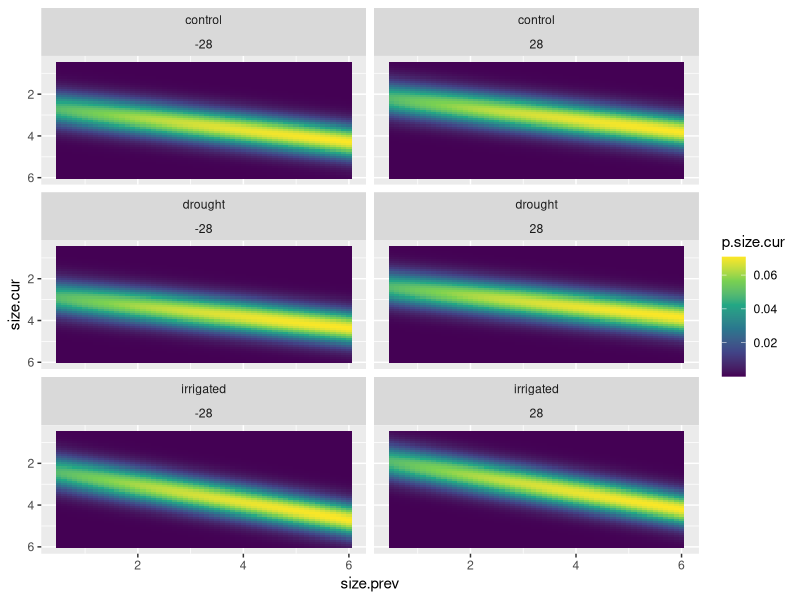
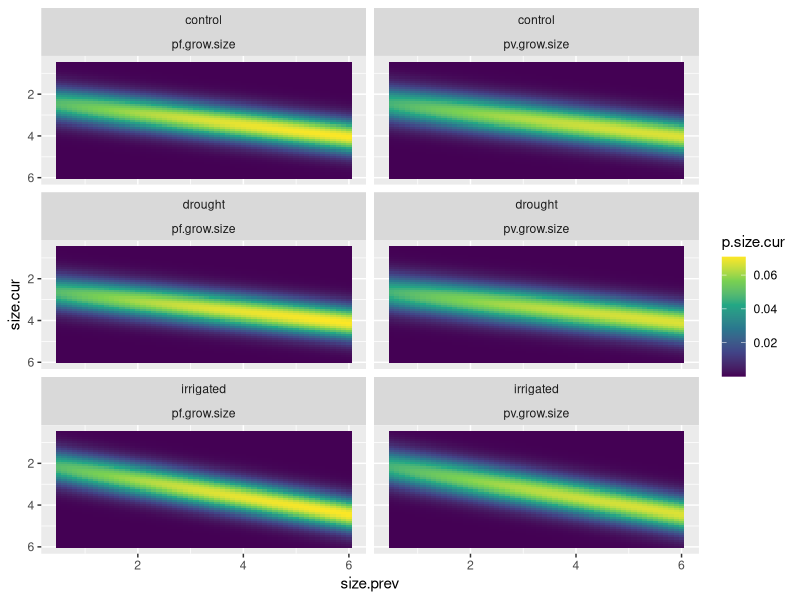

Generate these figures, in order, with R: (Note: this script raises an error after producing the figures.)
# Script for re-running reproductive vital rate models and performing model
# selection and exporting a deterministic, survival e kernel for
# IPM analysis.
# Reads in processed demo/seed (including phenology) data, 2016-2024
# Reads in processed demo/seed (including phenology) data, 2016-2024
# based on the script `deterministic_growthsurv_kernel.R` which does not have
# phenology.
# (sn init jan 2025)
# --- Setup ---------------------------------------------------------

library(ggplot2)
library(dplyr)
library(tidyr)
library(glmmTMB)

rm(list = ls())

# Read in demo data and merge with treatment info
all.data = merge(
  x = read.csv('01_data_cleaning/out/demo_phen_seed_2016-2024_final.csv'),
  y = read.csv('00_raw_data/plot_treatments.csv'),
  by.x = 'Plot', by.y = 'plot'
)

nrow(all.data)
head(all.data)

# Read in phenology means
phen.treatment.means = read.csv('03_construct_kernels/phen_treatment_means.csv')
# Mean that will be used for centering
phen.ctrl.mean = phen.treatment.means$mean.phen[phen.treatment.means$trt %in% 'control']

# We're interested only in plants that are in demo for this analysis
all.demo = all.data %>% 
  filter(in.demo) %>%
  distinct(plantid, Year, .keep_all = TRUE)

nrow(all.demo)

# Get survival dataset

# Survival dataset:
# (Two versions: a size-dependent one and a size-independent one
# almost surely we will use the size-dependent one for analysis)

demo.surv = merge(
  # Demo in time step t+1
  x = all.demo %>% 
    mutate(prev.year = Year - 1) %>%
    rename(surv.year = Year) %>%
    select(Plot, plantid, surv.year, prev.year, No.leaves, Leaf.length, surv, trt),
  # Demo in time step t
  y = all.demo %>%
    # we are *only* interested in plants alive in time step t
    filter(surv) %>%
    # Select relevant columns
    select(Plot, plantid, Year, No.leaves, Leaf.length, trt),
  by.x = c('Plot', 'plantid', 'prev.year', 'trt'),
  by.y = c('Plot', 'plantid', 'Year', 'trt'),
  suffixes = c('', '.pre'),
  all.x = FALSE, all.y = FALSE
) %>%
  # Change years to factors
  mutate(across(contains('year'), as.factor))

head(demo.surv)
# should be less than 1
table(demo.surv$surv, useNA = 'always')
# good

# Want to get a column where we can estimate sizes
demo.surv.sizes = demo.surv %>% 
  filter(
    !is.na(Leaf.length.pre) & !is.na(No.leaves.pre) &
      Leaf.length.pre > 0 & No.leaves.pre > 0
  ) %>%
  # Get rid of 2016 records because the sizes are not reliable
  filter(!(prev.year %in% 2016)) %>%
  # Add size columns
  mutate(size.prev = log(No.leaves.pre * Leaf.length.pre))

nrow(demo.surv.sizes)
table(demo.surv.sizes$surv, useNA = 'always')

# Subset for growth estimation
demo.grow = demo.surv.sizes %>% 
  filter(surv, !is.na(Leaf.length) & !is.na(No.leaves) & Leaf.length > 0 & No.leaves > 0) %>%
  mutate(size.cur = log(Leaf.length * No.leaves))

# Finally: subset surv dataset to not include 2023-2024 surv
demo.surv.sizes = demo.surv.sizes %>% filter(!(surv.year %in% 2024))

# Get phenology dataset
# this is for merging in with growth dataset, so relevant measure is by plant (not by umbel)
phen.by.plant.for.growth = all.data %>%
  # Give me plants that are in phenology
  filter(in.phen) %>%
  # Extract the bud dates on file
  separate_wider_delim(phen.julis, names = paste0('uu', 1:12), delim = ';', too_few = 'align_start') %>%
  pivot_longer(starts_with('uu'), names_to = 'umbel.number', values_to = 'phen.julian') %>%
  filter(!is.na(phen.julian)) %>%
  # convert to julian date
  mutate(phen.julian = as.numeric(gsub('\\s', '', phen.julian))) %>%
  # give me the mean bud date for each plant
  group_by(plantid, Year) %>%
  summarise(phen.mean = mean(phen.julian)) %>%
  ungroup() %>%
  # Change year to factor
  mutate(Year = as.factor(Year))

demo.grow = merge(
  demo.grow, phen.by.plant.for.growth, 
  by.x = c('prev.year', 'plantid'), by.y = c('Year', 'plantid'),
  all.x = TRUE, all.y = FALSE
) %>%
  # Center mean around control
  mutate(phen.c = phen.mean - phen.ctrl.mean)


# ------------------------------------------------
# Construct kernels

# --- Refit final models

# Survival model
s_s = glmmTMB(
  formula = surv ~ size.prev + (1 | Plot),
  family = 'binomial',
  data = demo.surv.sizes
)

# Growth model
g_st.ty = glmmTMB(
  size.cur ~ size.prev + size.prev * trt + (1 | prev.year) + (1 | prev.year:trt) + (1 | Plot / plantid),
  data = demo.grow
)

# Growth-phen model
g_phen = glmmTMB(
  size.cur ~ size.prev * prev.year + trt * prev.year + phen.c + (1 | Plot / plantid),
  data = demo.grow %>% filter(!is.na(phen.c))
)


# --- Extract parameters needed

# Residual variance in growth models
gv.sd = summary(g_st.ty)$sigma
gf.sd = summary(g_phen)$sigma

# Phenology effect per day
phen.effect = g_phen$fit$par[7]

# --- Construct and work with data frame

# Get a scaffold
grow.surv.kernel = expand.grid(
  size.prev = (5:60)/10,
  size.cur = (5:60)/10,
  trt = c('control', 'drought', 'irrigated'),
  phen.c = -28:28
)

grow.surv.kernel = grow.surv.kernel %>%
  # Predicted survival
  mutate(
    pred.surv = predict(
      newdata = .,
      object = s_s, type = 'response',
      re.form = ~ 0, allow.new.levels = TRUE
    )
  ) %>%
  # Predicted growth
  mutate(
    # Model without phenology
    pred.grow.mean = predict(
      newdata = .,
      object = g_st.ty, type = 'response',
      re.form = ~ 0, allow.new.levels = TRUE
    )
  ) %>%
  # Model with phenology
  # Need to change name of year column to get annual predictions
  mutate(phen.grow.mean = pred.grow.mean + phen.effect * phen.c) %>%
  # # Take the average of the growth kernel across years
  # group_by(size.prev, size.cur, trt, phen.c, pred.surv, pred.grow.mean) %>%
  # summarise(phen.grow.mean = mean(phen.grow.mean)) %>%
  # ungroup() %>%
  # Predicted distribution of sizes in next time step
  mutate(
    pv.grow.size = 0.1 * dnorm(size.cur, mean = pred.grow.mean, sd = gv.sd),
    pf.grow.size = 0.1 * dnorm(size.cur, mean = phen.grow.mean, sd = gf.sd)
  )

grow.surv.kernel %>%
  filter(phen.c %in% c(-28, 28)) %>%
  mutate(p.size.cur = pred.surv * pf.grow.size) %>%
  ggplot(aes(x = size.prev, y = size.cur)) +
  geom_tile(aes(fill = p.size.cur)) +
  scale_y_reverse() +
  scale_fill_viridis_c() +
  facet_wrap(trt ~ phen.c, nrow = 3)
# Not that different

grow.surv.kernel %>%
  filter(phen.c %in% 0) %>%
  pivot_longer(c(pv.grow.size, pf.grow.size), names_to = 'model', values_to = 'p.grow.size') %>%
  mutate(p.size.cur = pred.surv * p.grow.size) %>%
  ggplot(aes(x = size.prev, y = size.cur)) +
  geom_tile(aes(fill = p.size.cur)) +
  scale_fill_viridis_c() +
  scale_y_reverse() +
  facet_wrap(trt ~ model, nrow = 3)
# Hmm...

write.csv(
  grow.surv.kernel %>%
    mutate(phen = phen.c + phen.ctrl.mean) %>%
    select(-c(phen.c, phen.grow.mean, pred.grow.mean)),
  file = '03_construct_kernels/out/deterministic_growsurv_kernel_phen.csv',
  row.names = FALSE
)


# --- Lambda estimates for LTRE

# LTRE backbone (combinations of treatment used to estimate vital rate and
# treatment used for phenology)
ltre.backbone = expand.grid(
  size.prev = (5:60)/10,
  size.cur  = (5:60)/10,
  # year = 2021:2023,
  # This column will be used for manipulating the phenology date and the vital
  # rate estimation
  trt.phen.idx = 1:7
) %>%
  merge(
    data.frame(
      trt.phen.idx = 1:7,
      # Treatment associated with the buddates used for umbel success + seeds
      trt.phen = c('drought', 'control', 'irrigated', 'control', 'drought', 'irrigated', 'control'),
      # Treatment associated with direct treatment effects on vital rates
      trt.rate = c('drought', 'drought', 'irrigated', 'irrigated', 'control', 'control', 'control')
    )
  ) %>%
  # Merge with estimated mean bud date per treatment
  merge(phen.treatment.means, by.x = 'trt.phen', by.y = 'trt') %>%
  # Rename trt column so it is used in models
  rename(trt = trt.rate) %>% 
  # center the phenology column and rename the `trt` column so it can be used in
  # vital rate estimates
  mutate(phen.c = mean.phen - phen.ctrl.mean)

# Get kernel
ltre.kernel = ltre.backbone %>%
  # Predicted survival
  mutate(
   pred.surv = predict(
    newdata = .,
    object = s_s, type = 'response',
    re.form = ~ 0, allow.new.levels = TRUE
  )
) %>%
  # Predicted growth
  mutate(
    # Model without phenology
    pred.grow.mean = predict(
      newdata = .,
      object = g_st.ty, type = 'response',
      re.form = ~ 0, allow.new.levels = TRUE
    )
  ) %>%
  # Model with phenology
  mutate(phen.grow.mean = pred.grow.mean + phen.effect * phen.c) %>%
  # # Take the average of the growth kernel across years
  # group_by(size.prev, size.cur, trt, trt.phen, phen.c, pred.surv, pred.grow.mean) %>%
  # summarise(phen.grow.mean = mean(phen.grow.mean)) %>%
  # ungroup() %>%
  # Predicted distribution of sizes in next time step
  mutate(
    pv.grow.size = 0.1 * dnorm(size.cur, mean = pred.grow.mean, sd = gv.sd),
    pf.grow.size = 0.1 * dnorm(size.cur, mean = phen.grow.mean, sd = gf.sd)
  )

# Export
write.csv(
  ltre.kernel %>%
    mutate(phen = phen.c + phen.ctrl.mean) %>%
    select(-c(phen.c, mean.phen, phen.grow.mean, pred.grow.mean, trt.phen.idx)),
  file = '03_construct_kernels/out/deterministic_growsurv_kernel_phen_ltre.csv',
  row.names = FALSE
)


# --- Sensitivities

# Parameters of interest to us (vary by either/both of treatment and budding phenology)
# - Growth model (no phenology):
#   - Treatment intercept term
#   - Treatment slope (trt:size.prev term)
# - Growth model (with phenology)
#   - Phenology term
# (conundrum... are the treatment intercepts in the two models independent of
# each other?) (I suppose we can treat these as growth of a flowering plant and
# growth of a vegetative plant...)

# Perturbation amount
delta = 0.0001

# Get a list for outputs
outputs = vector('list', 3)

# Start the perturbations

# 1: Growth model (no phen) treatment intercept term

# intercept (control) is first parameter listed ([1]), 
# drought and control effects on intercept are [3] and [4]

outputs[[1]] = ltre.backbone %>%
  # Predicted survival
  mutate(
    pred.surv = predict(
      newdata = .,
      object = s_s, type = 'response',
      re.form = ~ 0, allow.new.levels = TRUE
    )
  ) %>%
  # Predicted growth
  mutate(
    pred.grow.mean = predict(
      newdata = .,
      object = g_st.ty, type = 'response',
      newparams = g_st.ty$fit$par %>%
        (function(x) {
          x[1] <- x[1] + delta
          return(x)
        }),
      re.form = ~ 0, allow.new.levels = TRUE
    )
  ) %>%
  # Model with phenology
  mutate(phen.grow.mean = pred.grow.mean + phen.effect * phen.c) %>%
  # Take the average of the growth kernel across years
  # group_by(size.prev, size.cur, trt, trt.phen, phen.c, pred.surv, pred.grow.mean) %>%
  # summarise(phen.grow.mean = mean(phen.grow.mean)) %>%
  # ungroup() %>%
  # Predicted distribution of sizes in next time step
  mutate(
    pv.grow.size = 0.1 * dnorm(size.cur, mean = pred.grow.mean, sd = gv.sd),
    pf.grow.size = 0.1 * dnorm(size.cur, mean = phen.grow.mean, sd = gf.sd)
  ) %>%
  # Add in perturbation information
  mutate(
    perturb.param = 'grow.int',
    orig.par.val = case_match(
      trt,
      'control' ~ g_st.ty$fit$par[1],
      'drought' ~ g_st.ty$fit$par[1] + g_st.ty$fit$par[3],
      'irrigated' ~ g_st.ty$fit$par[1] + g_st.ty$fit$par[4]
    ) # g_st.ty$fit$par[1]
  )

# 2: Growth model (no phen) slope; slope parameter (control) is [2] param listed,
# the drought and irrigated slope effect terms resp. are [5] and [6]

outputs[[2]] = ltre.backbone %>%
  # Predicted survival
  mutate(
    pred.surv = predict(
      newdata = .,
      object = s_s, type = 'response',
      re.form = ~ 0, allow.new.levels = TRUE
    )
  ) %>%
  # Predicted growth
  mutate(
    # Model with no phenology
    pred.grow.mean = predict(
      newdata = .,
      object = g_st.ty, type = 'response',
      newparams = g_st.ty$fit$par %>%
        (function(x) {
          x[2] <- x[2] + delta
          return(x)
        }),
      re.form = ~ 0, allow.new.levels = TRUE
    )
  ) %>%
  # Model with phenology
  mutate(phen.grow.mean = pred.grow.mean + phen.effect * phen.c) %>%
  # # Take the average of the growth kernel across years
  # group_by(size.prev, size.cur, trt, trt.phen, phen.c, pred.surv, pred.grow.mean) %>%
  # summarise(phen.grow.mean = mean(phen.grow.mean)) %>%
  # ungroup() %>%
  # Predicted distribution of sizes in next time step
  mutate(
    pv.grow.size = 0.1 * dnorm(size.cur, mean = pred.grow.mean, sd = gv.sd),
    pf.grow.size = 0.1 * dnorm(size.cur, mean = phen.grow.mean, sd = gf.sd)
  ) %>%
  # Add in perturbation information
  mutate(
    perturb.param = 'grow.slope',
    orig.par.val = case_match(
      trt,
      'control' ~ g_st.ty$fit$par[2],
      'drought' ~ g_st.ty$fit$par[2] + g_st.ty$fit$par[5],
      'irrigated' ~ g_st.ty$fit$par[2] + g_st.ty$fit$par[6]
    ) # g_st.ty$fit$par[2]
  )

# 3: Growth model phenology effect

outputs[[3]] = ltre.backbone %>%
  # Predicted survival
  mutate(
    pred.surv = predict(
      newdata = .,
      object = s_s, type = 'response',
      re.form = ~ 0, allow.new.levels = TRUE
    )
  ) %>%
  # Predicted growth
  mutate(
    # Model with no phenology
    pred.grow.mean = predict(
      newdata = .,
      object = g_st.ty, type = 'response',
      re.form = ~ 0, allow.new.levels = TRUE
    )
  ) %>%
  # Model with phenology
  mutate(phen.grow.mean = pred.grow.mean + (phen.c + delta) * phen.effect) %>%
  # # Take the average of the growth kernel across years
  # group_by(size.prev, size.cur, trt, trt.phen, phen.c, pred.surv, pred.grow.mean) %>%
  # summarise(phen.grow.mean = mean(phen.grow.mean)) %>%
  # ungroup() %>%
  # Predicted distribution of sizes in next time step
  mutate(
    pv.grow.size = 0.1 * dnorm(size.cur, mean = pred.grow.mean, sd = gv.sd),
    pf.grow.size = 0.1 * dnorm(size.cur, mean = phen.grow.mean, sd = gf.sd)
  ) %>%
  # Add in perturbation information
  mutate(
    perturb.param = 'phen.grow',
    orig.par.val = phen.c
  )


# Bind them all together
outputs.all = do.call(rbind, outputs) %>%
  # De-center phenology
  mutate(phen = phen.c + phen.ctrl.mean)

write.csv(
  outputs.all %>% 
    select(
      size.prev, size.cur, trt, trt.phen, phen, 
      pred.surv, pv.grow.size, pf.grow.size, perturb.param, orig.par.val
    ),
  file = '03_construct_kernels/out/deterministic_grow_coef_perturbation_phen.csv',
  row.names = FALSE
)
